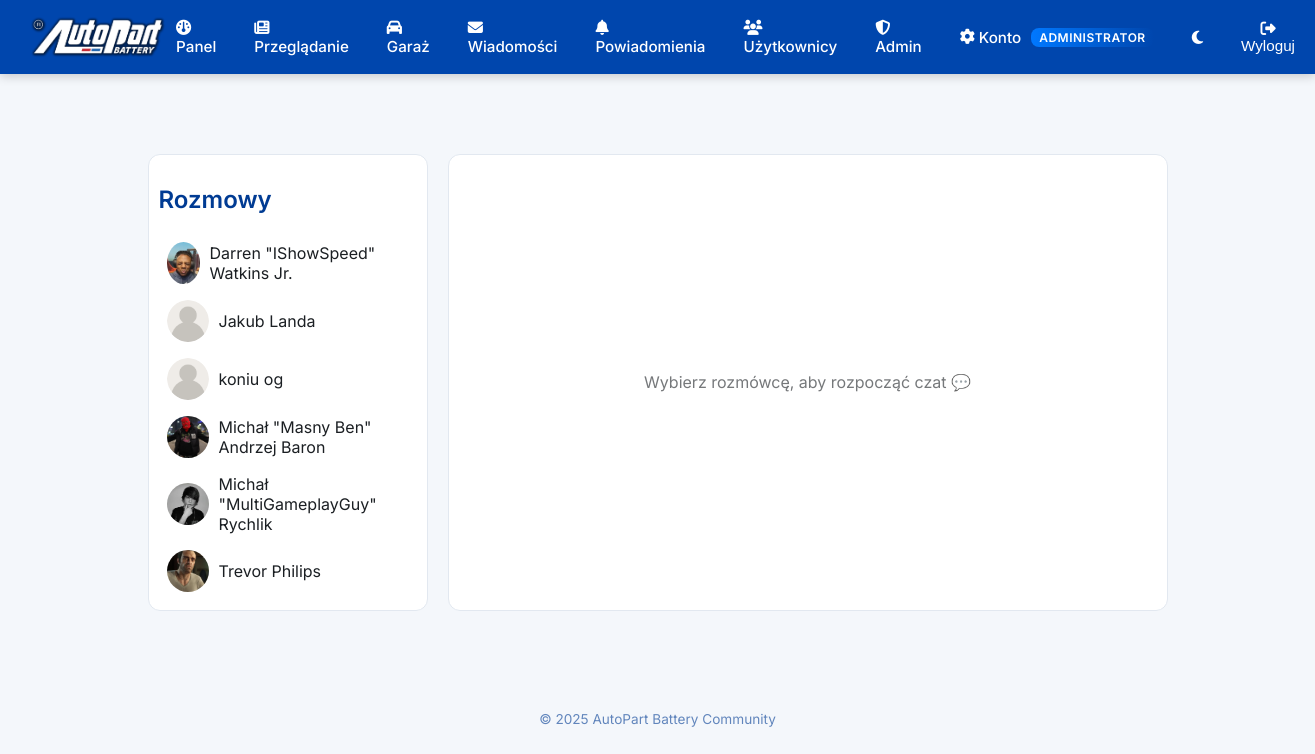
The page /messages.php (signed in) on the database its author committed.
### tables this page shows
CREATE TABLE `users` (
  `id` int(11) NOT NULL,
  `first_name` varchar(100) NOT NULL,
  `last_name` varchar(100) NOT NULL,
  `email` varchar(150) NOT NULL,
  `country_code` varchar(10) DEFAULT '+48',
  `phone` varchar(20) DEFAULT NULL,
  `address` varchar(255) DEFAULT NULL,
  `password` varchar(255) NOT NULL,
  `reset_token` varchar(255) DEFAULT NULL,
  `reset_expires` datetime DEFAULT NULL,
  `last_password_change` datetime DEFAULT NULL,
  `avatar` varchar(255) DEFAULT 'default-avatar.png',
  `bio` text DEFAULT NULL,
  `created_at` datetime DEFAULT current_timestamp(),
  `last_login` datetime DEFAULT NULL,
  `session_token` varchar(255) DEFAULT NULL,
  `role` enum('user','admin') DEFAULT 'user'
);

### messages.php (the view, shortened to what this page needs)
<?php
require 'config.php';
$user = require_login($db);
include 'includes/header.php';
$stmt = $db->prepare("
  SELECT u.id, u.first_name, u.last_name, u.avatar,
    (SELECT COUNT(*) FROM messages m WHERE m.sender_id = u.id AND m.receiver_id = ? AND m.is_read = 0) AS unread_count
  FROM users u
  WHERE u.id != ?
  ORDER BY unread_count DESC, u.first_name
");
$stmt->execute([$user['id'], $user['id']]);
$contacts = $stmt->fetchAll(PDO::FETCH_ASSOC);
$chat_id = isset($_GET['user']) ? (int)$_GET['user'] : null;
$chat_user = null;
?>
<main class="messages-wrapper">
  <div class="messages-container">
    <aside class="contacts">
      <h2>Rozmowy</h2>
      <?php foreach ($contacts as $c): ?>
        <a href="messages.php?user=<?= $c['id'] ?>" class="contact <?= $chat_id == $c['id'] ? 'active' : '' ?>">
          <img src="<?= htmlspecialchars($c['avatar'] ?: 'default-avatar.png') ?>" class="avatar-small" alt="">
          <span><?= htmlspecialchars($c['first_name'].' '.$c['last_name']) ?></span>
        </a>
      <?php endforeach; ?>
    </aside>
    <div class="chat-area">
      <?php if ($chat_user): ?>
        <div class="chat-header">
          <img src="<?= htmlspecialchars($chat_user['avatar'] ?: 'default-avatar.png') ?>" class="avatar-small" alt="">
          <h3><?= htmlspecialchars($chat_user['first_name'].' '.$chat_user['last_name']) ?></h3>
        </div>
        <div class="chat-messages" id="chat-box"></div>
        <form id="sendForm" class="send-form" enctype="multipart/form-data">
          <input type="text" name="message" placeholder="Napisz wiadomość..." autocomplete="off">
          <label class="file-btn">
            <i class="fa-solid fa-image"></i>
            <input type="file" name="image" accept="image/*" style="display:none;">
          </label>
          <button type="submit"><i class="fa-solid fa-paper-plane"></i></button>
        </form>
        <script>
        const chatBox = document.getElementById('chat-box');
        const chatUser = <?= json_encode($chat_id) ?>;
        let lastMessageCount = 0;
        // 🔄 Pobieranie wiadomości AJAX-em
        function refreshMessages() {
          if (!chatUser) return;
          fetch('messages_fetch.php?user=' + chatUser)
            .then(r => r.json())
            .then(messages => {
              if (!messages.length) {
                chatBox.innerHTML = '<p class="empty-chat">Brak wiadomości.</p>';
                return;
              }
              // 🧠 jeśli liczba wiadomości się nie zmieniła — nie rób nic
              if (messages.length === lastMessageCount) return;
              // 🔁 renderuj tylko nowe wiadomości
              const newMessages = messages.slice(lastMessageCount);
              lastMessageCount = messages.length;
              // jeśli czat pusty — załaduj wszystko
              if (chatBox.children.length === 0) {
                messages.forEach(msg => addMessage(msg, false));
              } else {
                newMessages.forEach(msg => addMessage(msg, true));
              }
              chatBox.scrollTo({ top: chatBox.scrollHeight, behavior: 'smooth' });
            })
            .catch(err => console.error('Błąd pobierania wiadomości:', err));
        }
        // 🧩 Tworzenie wiadomości z animacją
        function addMessage(msg, animate = true) {
          const div = document.createElement('div');
          div.classList.add('msg');
          div.classList.add(msg.sender_id == <?= $user['id'] ?> ? 'sent' : 'recv');
          // treść wiadomości
          let html = '';
          if (msg.content) {
            html += `<div class="msg-content">${msg.content.replace(/\n/g, '<br>')}</div>`;
          }
if (msg.image_path) {
  html += `
    <div class="msg-image">
      <img src="${msg.image_path}" alt="Wysłane zdjęcie" data-full="${msg.image_path}">
    </div>`;
}
          html += `<small class="msg-time">${new Date(msg.created_at).toLocaleString('pl-PL')}</small>`;
          div.innerHTML = html;
          // ✨ efekt animacji
          if (animate) {
            div.classList.add('fade-in');
            setTimeout(() => div.classList.remove('fade-in'), 600);
          }
          chatBox.appendChild(div);
        }
        // 🔁 Odświeżanie czatu co 2 sekundy
        setInterval(refreshMessages, 2000);
        refreshMessages();
        // ✉️ Wysyłanie wiadomości AJAX-em (tekst + zdjęcie)
        const form = document.getElementById('sendForm');
        form.addEventListener('submit', function(e) {
          e.preventDefault();
          const formData = new FormData(form);
          formData.append('receiver_id', chatUser);
          fetch('messages_send.php', {
            method: 'POST',
            body: formData
          })
          .then(r => r.text())
          .then(() => {
            form.reset();
            refreshMessages(); // odśwież natychmiast
          })
          .catch(err => console.error('Błąd wysyłania wiadomości:', err));
        });
        </script>
        <script>
// 🖼️ Lightbox – kliknięcie w miniaturkę zdjęcia w czacie
document.addEventListener('click', function(e) {
  if (e.target.matches('.msg-image img')) {
    const src = e.target.getAttribute('src');
    const lightbox = document.getElementById('lightbox');
    const lightboxImg = lightbox.querySelector('img');
    lightboxImg.src = src;
    lightbox.classList.add('active');
  }
});
// ❌ Zamknięcie lightboxa kliknięciem lub klawiszem ESC
document.getElementById('lightbox-close').addEventListener('click', () => {
  document.getElementById('lightbox').classList.remove('active');
});
document.getElementById('lightbox').addEventListener('click', (e) => {
  if (e.target.id === 'lightbox') {
    document.getElementById('lightbox').classList.remove('active');
  }
});
document.addEventListener('keydown', (e) => {
  if (e.key === 'Escape') {
    document.getElementById('lightbox').classList.remove('active');
  }
});
</script>
      <?php else: ?>
        <div class="chat-empty">
          <p>Wybierz rozmówcę, aby rozpocząć czat 💬</p>
        </div>
      <?php endif; ?>
    </div>
  </div>
</main>
<?php include 'includes/footer.php'; ?>

### assets/style.css (style rules this page uses)
:root { --primary: #0046ad; --primary-dark: #003b93; --accent: #0078ff; --bg-light: #f4f7fb; --bg-dark: #0c1117; --card-light: #ffffff; --card-dark: #161b22; --text-light: #1b1f23; --text-dark: #e6edf3; --border-light: #e2e8f0; --border-dark: #2c2f33; --radius: 12px; --shadow: 0 4px 20px rgba(0,0,0,0.05); }
body { font-family: 'Inter', sans-serif; background: var(--bg-light); color: var(--text-light); margin: 0; transition: background 0.3s, color 0.3s; }
main { padding: 40px; max-width: 1100px; margin: auto; }
h1, h2, h3 { font-weight: 600; color: var(--primary-dark); }
.avatar-small { width: 42px; height: 42px; border-radius: 50%; object-fit: cover; }
.messages-container { flex: 1; display: grid; grid-template-columns: 280px 1fr; gap: 20px; overflow: hidden; height: 100%; }
.contacts { background: var(--card-light); border: 1px solid var(--border-light); border-radius: var(--radius); overflow-y: auto; padding: 10px; min-height: 0; }
.contact { display: flex; align-items: center; gap: 10px; padding: 8px; border-radius: 8px; text-decoration: none; color: var(--text-light); position: relative; transition: background 0.2s ease; }
.chat-area { background: var(--card-light); border: 1px solid var(--border-light); border-radius: var(--radius); display: flex; flex-direction: column; overflow: hidden; }
.chat-empty { display: flex; justify-content: center; align-items: center; flex: 1; font-size: 1rem; opacity: 0.6; color: var(--text-light); }

### rows shown on the page
users: avatar (picture), first_name+last_name "Darren \"IShowSpeed\" Watkins Jr."
users: avatar (placeholder picture), first_name+last_name "Jakub Landa"
users: avatar (placeholder picture), first_name+last_name "koniu og"
users: avatar (picture), first_name+last_name "Michał \"Masny Ben\" Andrzej Baron"
users: avatar (picture), first_name+last_name "Michał \"MultiGameplayGuy\" Rychlik"
users: avatar (picture), first_name+last_name "Trevor Philips"
